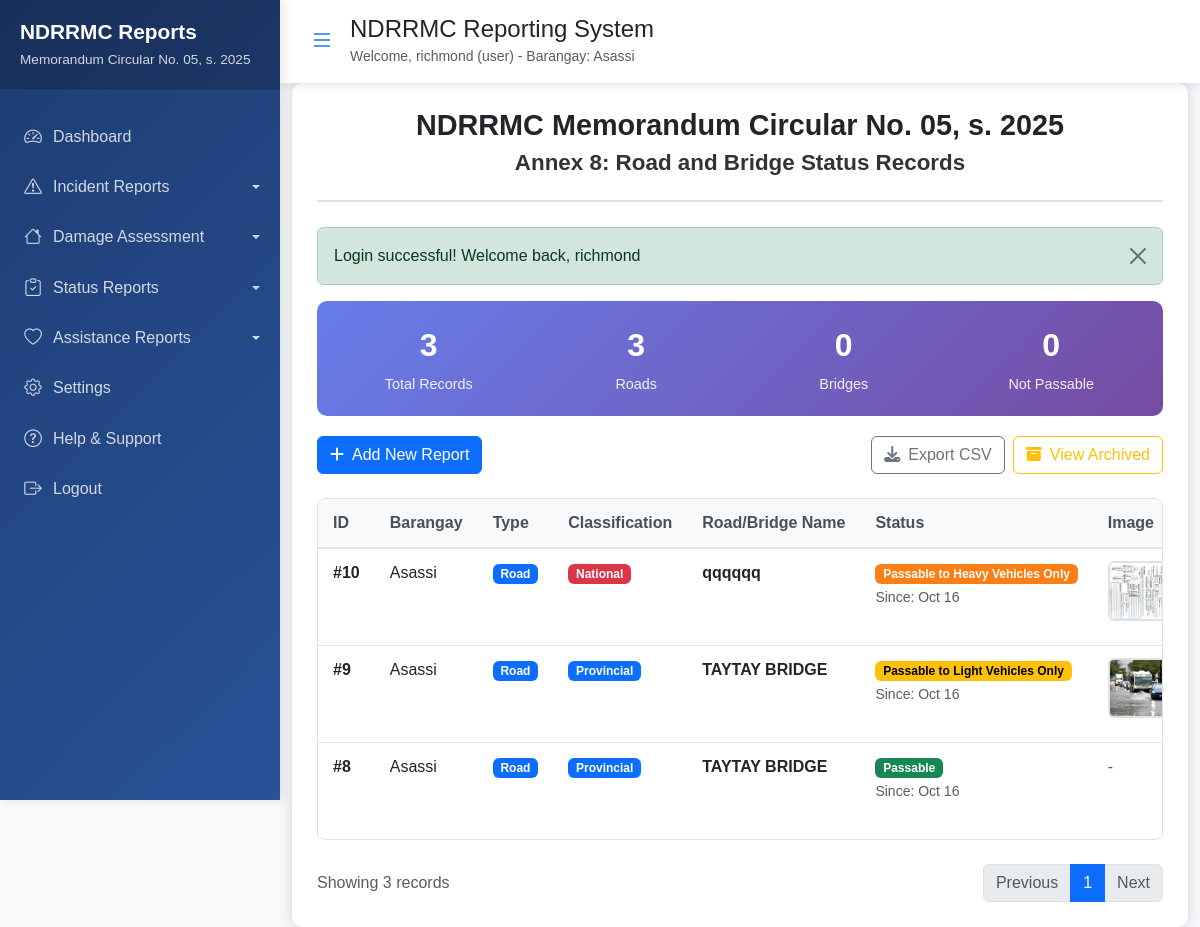
The app's page /public/annex8_records.php (signed in) with its own data.
### tables this page shows
CREATE TABLE `annex8_road_bridge_status` (
  `id` int(11) NOT NULL,
  `region` varchar(100) NOT NULL DEFAULT 'REGION II',
  `province` varchar(100) NOT NULL DEFAULT 'CAGAYAN',
  `city` varchar(100) NOT NULL DEFAULT 'BAGGAO',
  `barangay` varchar(100) NOT NULL,
  `type` enum('Road','Bridge') NOT NULL,
  `classification` enum('National','Provincial','City/Municipal','Barangay') NOT NULL,
  `road_section` varchar(255) NOT NULL,
  `status` enum('Passable','Not Passable','Passable to Heavy Vehicles Only','Passable to Light Vehicles Only') NOT NULL,
  `date_not_passable` datetime DEFAULT NULL,
  `date_passable` datetime DEFAULT NULL,
  `remarks` text DEFAULT NULL,
  `image_path` varchar(255) DEFAULT NULL,
  `created_by` int(11) NOT NULL,
  `created_at` timestamp NOT NULL DEFAULT current_timestamp(),
  `updated_at` timestamp NOT NULL DEFAULT current_timestamp() ON UPDATE current_timestamp(),
  `is_archived` tinyint(1) DEFAULT 0
);

### public/annex8_records.php (the view, shortened to what this page needs)
<?php
require_once '../includes/config.php';
require_once '../includes/functions.php';
require_once '../includes/auth.php';
$is_admin = ($_SESSION['user_role'] === 'admin');
if ($is_admin) {
    $stmt = db_query("
        SELECT a.*, u.full_name, u.barangay as user_barangay
        FROM annex8_road_bridge_status a
        LEFT JOIN users u ON a.created_by = u.id
        WHERE a.is_archived = 0
        ORDER BY a.created_at DESC
    ");
} else {
    $stmt = db_query("
        SELECT * FROM annex8_road_bridge_status
        WHERE created_by = ? AND is_archived = 0
        ORDER BY created_at DESC
    ", [$_SESSION['user_id']]);
}
$records = $stmt->fetchAll();
$total_records = count($records);
$total_roads = 0;
$total_bridges = 0;
$not_passable_count = 0;
foreach ($records as $record) {
    if ($record['type'] === 'Road') {
        $total_roads++;
    } else {
        $total_bridges++;
    }
}
?>
<link rel="stylesheet" href="https://cdn.jsdelivr.net/npm/bootstrap-icons@1.10.0/font/bootstrap-icons.css">
<link href="https://cdnjs.cloudflare.com/ajax/libs/font-awesome/6.4.0/css/all.min.css" rel="stylesheet">
<div class="container-fluid">
    <div class="records-container">
        <div class="header-section">
            <h1>NDRRMC Memorandum Circular No. 05, s. 2025</h1>
            <h2>Annex 8: Road and Bridge Status Records</h2>
        </div>
        <div class="stats-card">
            <div class="row">
                <div class="col-md-3 text-center">
                    <div class="stats-number"><?php echo $total_records; ?></div>
                    <div class="stats-label">Total Records</div>
                </div>
                <div class="col-md-3 text-center">
                    <div class="stats-number"><?php echo $total_roads; ?></div>
                    <div class="stats-label">Roads</div>
                </div>
                <div class="col-md-3 text-center">
                    <div class="stats-number"><?php echo $total_bridges; ?></div>
                    <div class="stats-label">Bridges</div>
                </div>
                <div class="col-md-3 text-center">
                    <div class="stats-number"><?php echo $not_passable_count; ?></div>
                    <div class="stats-label">Not Passable</div>
                </div>
            </div>
        </div>
        <div class="d-flex justify-content-between mb-4 flex-wrap gap-3">
            <a href="annex8.php" class="btn btn-primary">
                <i class="fas fa-plus me-2"></i>Add New Report
            </a>
            <div class="action-buttons">
                <button class="btn btn-outline-secondary" onclick="exportToCSV()">
                    <i class="fas fa-download me-2"></i>Export CSV
                </button>
                <a href="annex8_archived.php" class="btn btn-outline-warning">
                    <i class="fas fa-archive me-2"></i>View Archived
                </a>
            </div>
        </div>
        <div class="table-container">
            <table class="records-table">
                <thead>
                    <tr>
                        <th>ID</th>
                        <th>Barangay</th>
                        <th>Type</th>
                        <th>Classification</th>
                        <th>Road/Bridge Name</th>
                        <th>Status</th>
                        <th>Image</th>
                    </tr>
                </thead>
                <tbody class="table-content">
                    <?php if (empty($records)): ?>
                        <tr>
                            <td colspan="9">
                                <div class="empty-state">
                                    <i class="fas fa-road"></i>
                                    <h3>No Records Found</h3>
                                    <p>No road and bridge status reports have been submitted yet.</p>
                                    <a href="annex8.php" class="btn btn-primary mt-3">
                                        <i class="fas fa-plus me-2"></i>Create First Report
                                    </a>
                                </div>
                            </td>
                        </tr>
                    <?php else: ?>
                        <?php foreach ($records as $record): ?>
                            <tr>
                                <td><strong>#<?php echo $record['id']; ?></strong></td>
                                <td>
                                    <?php echo htmlspecialchars($record['barangay'] ?? $record['user_barangay'] ?? 'Unknown'); ?>
                                </td>
                                <td>
                                    <span class="badge badge-<?php echo strtolower($record['type']); ?>">
                                        <?php echo htmlspecialchars($record['type']); ?>
                                    </span>
                                </td>
                                <td>
                                    <span class="badge badge-<?php echo strtolower(explode('/', $record['classification'])[0]); ?>">
                                        <?php echo htmlspecialchars($record['classification']); ?>
                                    </span>
                                </td>
                                <td>
                                    <strong><?php echo htmlspecialchars($record['road_section']); ?></strong>
                                </td>
                                <td>
                                    <?php
                                    $status_class = match($record['status']) {
                                        'Passable' => 'badge-passable',
                                        'Not Passable' => 'badge-not-passable',
                                        'Passable to Heavy Vehicles Only' => 'badge-heavy-only',
                                        'Passable to Light Vehicles Only' => 'badge-light-only',
                                        default => 'badge-secondary'
                                    };
                                    ?>
                                    <span class="badge <?php echo $status_class; ?>">
                                        <?php echo htmlspecialchars($record['status']); ?>
                                    </span>
                                    <?php if ($record['date_not_passable']): ?>
                                        <br><small class="text-muted">Since: <?php echo date('M j', strtotime($record['date_not_passable'])); ?></small>
                                    <?php endif; ?>
                                </td>
                                <td>
                                    <?php if (!empty($record['image_path'])): ?>
                                        <img src="../uploads/<?php echo htmlspecialchars($record['image_path']); ?>"
                                             class="image-thumbnail"
                                             alt="Road/Bridge Image"
                                             data-bs-toggle="modal"
                                             data-bs-target="#imageModal"
                                             onclick="showImageModal('<?php echo htmlspecialchars($record['image_path']); ?>', '<?php echo htmlspecialchars($record['road_section']); ?>')">
                                    <?php else: ?>
                                        <span class="text-muted">-</span>
                                    <?php endif; ?>
                                </td>
                            </tr>
                        <?php endforeach; ?>
                    <?php endif; ?>
                </tbody>
            </table>
        </div>
        <div class="d-flex justify-content-between align-items-center mt-4">
            <div class="text-muted">
                Showing <?php echo count($records); ?> records
            </div>
            <nav>
                <ul class="pagination mb-0">
                    <li class="page-item disabled"><a class="page-link" href="#">Previous</a></li>
                    <li class="page-item active"><a class="page-link" href="#">1</a></li>
                    <li class="page-item disabled"><a class="page-link" href="#">Next</a></li>
                </ul>
            </nav>
        </div>
    </div>
</div>
<?php
require_once '../includes/sidenav.php';
?>

### includes/sidenav.php (style rules this page uses)
* { margin: 0; padding: 0; box-sizing: border-box; }
body { margin: 0; padding: 0; overflow-x: hidden; font-family: 'Segoe UI', Tahoma, Geneva, Verdana, sans-serif; background-color: #f5f7fb; }
:root { --primary-color: #0d6efd; --secondary-color: #6c757d; --success-color: #198754; --danger-color: #dc3545; --warning-color: #ffc107; --info-color: #0dcaf0; --light-color: #f8f9fa; --dark-color: #212529; --sidebar-width: 280px; --sidebar-collapsed-width: 70px; }

### public/annex8_records.php (style rules this page uses)
body { background-color: #f8f9fa; padding: clamp(15px, 3vw, 20px); font-family: Arial, sans-serif; }
.records-container { background-color: white; border-radius: 10px; box-shadow: 0 0 12px rgba(0,0,0,0.15); padding: clamp(20px, 4vw, 25px); margin: 0 auto; width: 100%; max-width: 98vw; }
.header-section { text-align: center; margin-bottom: clamp(20px, 4vw, 25px); border-bottom: 2px solid #dee2e6; padding-bottom: clamp(10px, 2.5vw, 15px); }
.header-section h1 { font-size: clamp(1.5rem, 4vw, 1.8rem); font-weight: bold; margin-bottom: 8px; }
.header-section h2 { font-size: clamp(1.2rem, 3.5vw, 1.4rem); font-weight: bold; color: #333; }
.table-container { overflow-x: auto; border-radius: 8px; border: 1px solid #dee2e6; }
.records-table { width: 100%; margin-bottom: 0; }
.records-table th { background-color: #f8f9fa; border-bottom: 2px solid #dee2e6; font-weight: 600; color: #495057; padding: 12px 15px; white-space: nowrap; }
.records-table tbody tr:last-child td { border-bottom: none; }
.action-buttons { display: flex; gap: 8px; flex-wrap: nowrap; }
.badge { padding: 0.35em 0.65em; font-size: 0.75em; font-weight: 700; line-height: 1; text-align: center; white-space: nowrap; vertical-align: baseline; border-radius: 0.375rem; }
.badge-road { background-color: #0d6efd; color: white; }
.badge-passable { background-color: #198754; color: white; }
.badge-heavy-only { background-color: #fd7e14; color: white; }
.badge-light-only { background-color: #ffc107; color: black; }
.badge-national { background-color: #dc3545; color: white; }
.badge-provincial { background-color: #0d6efd; color: white; }
.stats-card { background: linear-gradient(135deg, #667eea 0%, #764ba2 100%); color: white; border-radius: 10px; padding: 20px; margin-bottom: 20px; }
.stats-number { font-size: 2rem; font-weight: bold; margin-bottom: 5px; }
.stats-label { font-size: 0.9rem; opacity: 0.9; }
.image-thumbnail { width: 60px; height: 60px; object-fit: cover; border-radius: 6px; border: 2px solid #dee2e6; cursor: pointer; transition: transform 0.2s; }

### records on screen
annex8_road_bridge_status: id "10", barangay "Asassi", type "Road", classification "National", road_section "qqqqqq", status "Passable to Heavy Vehicles Only", date_not_passable "Oct 16", image_path (picture)
annex8_road_bridge_status: id "9", barangay "Asassi", type "Road", classification "Provincial", road_section "TAYTAY BRIDGE", status "Passable to Light Vehicles Only", date_not_passable "Oct 16", image_path (picture)
annex8_road_bridge_status: id "8", barangay "Asassi", type "Road", classification "Provincial", road_section "TAYTAY BRIDGE", status "Passable", date_not_passable "Oct 16"

### other values on screen
$_SESSION['full_name'] "richmond"
$_SESSION['user_role'] "user"
$_SESSION['barangay'] "Asassi"
$message "Login successful! Welcome back, richmond"
$total_records "3"
$total_roads "3"
$total_bridges "0"
$not_passable_count "0"
count($records) "3"
